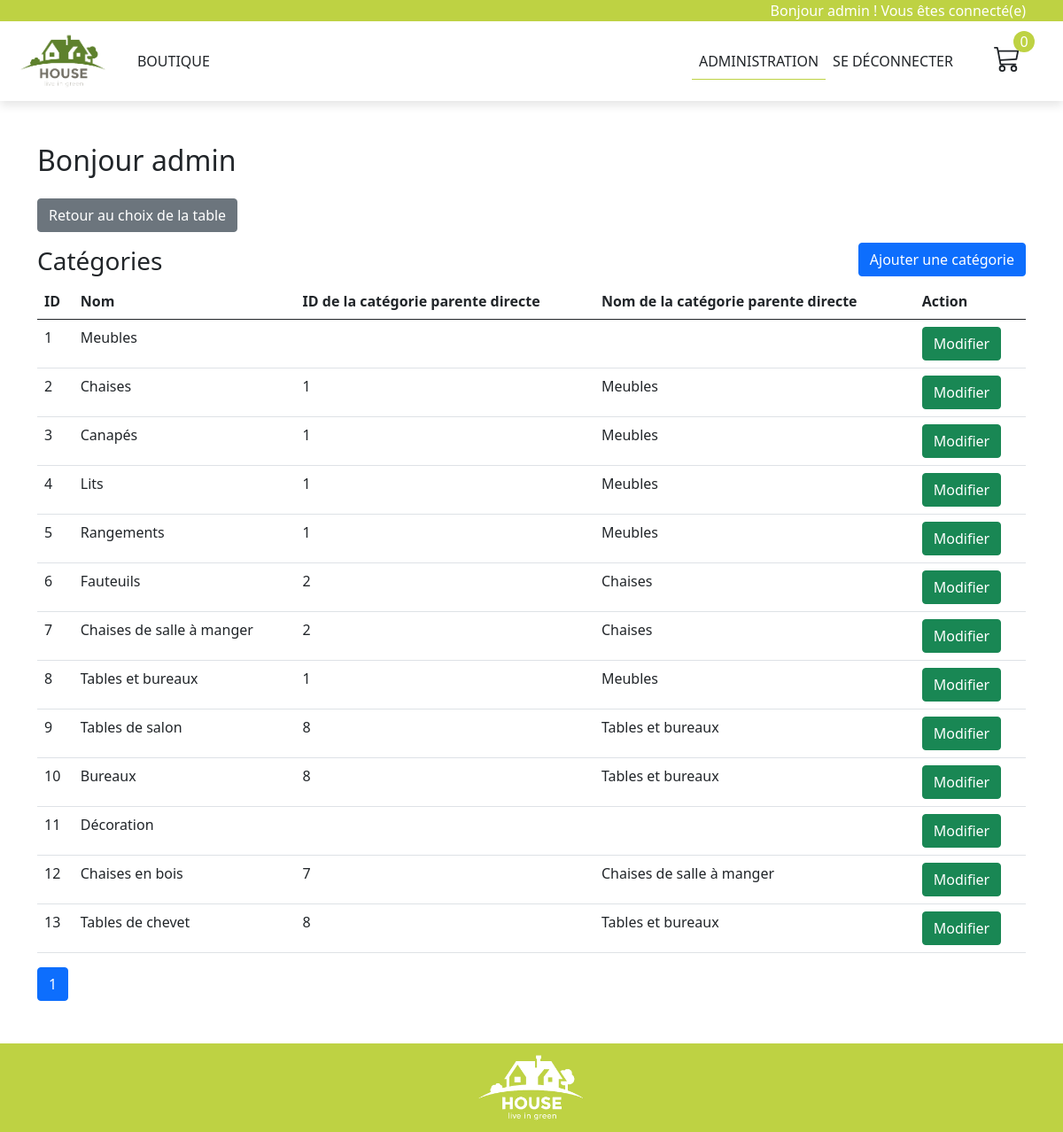
/admin.php?table=categories (signed in), run on the app's committed database.
### tables this page shows
CREATE TABLE `categories` (
  `id` int(11) NOT NULL,
  `name` varchar(255) DEFAULT NULL,
  `parent_id` int(11) DEFAULT NULL
);

### core/Database.php (called while the page is built, shortened)
<?php
class Database {
    protected $dbUser;
    protected $dbPassword;
    protected $dsn;
    protected $dbConnection = NULL;
    protected $errorLogFile;
    public function __construct() {
        $this->dbUser = DB_USER;
        $this->dbPassword = DB_PASSWORD;
        $this->dsn = 'mysql:host=' . DB_HOST . ';dbname=' . DB_NAME . ';port=' . DB_PORT . ';charset=UTF8';
        $this->errorLogFile = 'myShopErrors.log';
    }
    public function connect() {
        try {
            $connection = new PDO($this->dsn, $this->dbUser, $this->dbPassword);
            $connection->setAttribute(PDO::ATTR_ERRMODE, PDO::ERRMODE_EXCEPTION);
            $this->dbConnection = $connection;
        }
        catch (PDOException $e) {
            error_log($e->getMessage() . "\n", 3, $this->errorLogFile);
            echo 'PDO ERROR: more info in ' . $this->errorLogFile . "\n";
        }
        return $this;
    }
    public function getCategories($count = 20, $start = 0) {
        $req = $this->dbConnection->prepare('SELECT * FROM categories ORDER BY id LIMIT ' . $count . ' OFFSET ' . $start);
        $req->execute();
        return $req->fetchAll(PDO::FETCH_ASSOC);
    }
    public function getCountCategories() {
            $req = $this->dbConnection->prepare('SELECT COUNT(*) FROM categories');
            $req->execute();
            $number = $req->fetch(PDO::FETCH_NUM);
            return intval($number[0]);
        }
    public function getCategory($id) {
        $req = $this->dbConnection->prepare('SELECT * FROM categories WHERE id = ?');
        $req->execute(array($id));
        if($result = $req->fetch(PDO::FETCH_ASSOC)) {
            return $result;
        } else {
            return false;
        }
    }
}

### admin.php (the view, shortened to what this page needs)
<?php
    $dbAdmin = new DBAdministrator();
    $dbAdmin->connect();
?>
<!DOCTYPE HTML>
<html lang="fr">
    <head>
        <?php require 'includes/head-inc.php'; ?>
    </head>
    <body>
        <?php require 'includes/layouts/header-inc.php'; ?>
        <main>
        <div class="container">
            <h2 class="my-4">Bonjour <?= $_SESSION['username'] ?></h2>
        </div>
        <?php if($_GET['table'] == 'users') { ?>
        <div class="container">
            <a href="admin.php" class="btn btn-secondary mb-2">Retour au choix de la table</a>
            <h3 class="my-2">Utilisateurs</h3>
            <div class="table-responsive">
                <table class="table table-hover">
                    <thead>
                        <tr>
                            <th scope="col">ID</th>
                            <th scope="col">Nom</th>
                            <th scope="col">e-mail</th>
                            <th scope="col">Role</th>
                            <th scope="col">Action</th>
                        </tr>
                    </thead>
                    <tbody>
                    <?php
                        $usersPerPage = 20;
                        $numberOfUsers = $dbAdmin->getCountUsers();
                        $numberOfPages = $numberOfUsers / $usersPerPage;
                        if(!is_int($numberOfPages)) {
                            $numberOfPages = floor($numberOfPages) + 1;
                        }
                        if(isset($_GET['page'])) {
                            $offset = ($_GET['page'] - 1) * $usersPerPage;
                        } else {
                            $offset = 0;
                        }
                        $users = $dbAdmin->getUsers($usersPerPage, $offset);
                        foreach($users as $user) {
                            echo '<tr>';
                            echo '<td>' . $user['id'] . '</td>';
                            echo '<td>' . $user['username'] . '</td>' ;
                            echo '<td>' . $user['email'] . '</td>' ;
                            if ($user['admin'] == 1) {
                                echo '<td> ADM </td>';
                            } else {
                                echo '<td></td>';
                            }
                            echo '<td>
                                <a href="edit-user.php?id=' . $user['id'] . '" class="btn btn-success">Modifier</a>
                                <a href="delete.php?id=' . $user['id'] . '&table=users" class="btn btn-danger">Supprimer</a>
                            </td>';
                            echo '</tr>' ;
                        }
                    ?>
                    </tbody>
                </table>
            </div>
            <nav aria-label="Navigation table users">
                <ul class="pagination flex-wrap">
                    <?php for($i = 1; $i <= $numberOfPages; $i++) {
                        echo '<li class="page-item';
                        if ($_GET['page'] == $i || (!isset($_GET['page']) && $i == 1)) {
                            echo ' active';
                        }
                        echo'"><a class="page-link" href="admin.php?table=users&page=' . $i. '">' . $i . '</a></li>';
                    }?>
                </ul>
            </nav>
        </div>
        <?php } elseif($_GET['table'] == 'categories') { ?>
        <div class="container">
            <a href="admin.php" class="btn btn-secondary mb-2">Retour au choix de la table</a>
            <div class="d-flex justify-content-between align-items-end">
                <h3 class="my-2">Catégories</h3>
                <a href="edit-category.php" class="btn btn-primary mb-2">Ajouter une catégorie</a>
            </div>
            <div class="table-responsive">
                <table class="table table-hover">
                    <thead>
                        <tr>
                            <th scope="col">ID</th>
                            <th scope="col">Nom</th>
                            <th scope="col">ID de la catégorie parente directe</th>
                            <th scope="col">Nom de la catégorie parente directe</th>
                            <th scope="col">Action</th>
                        </tr>
                    </thead>
                    <tbody>
                    <?php $categoriesPerPage = 20;
                        $numberOfCategories = $dbAdmin->getCountCategories();
                        $numberOfPages = $numberOfCategories / $categoriesPerPage;
                        if(!is_int($numberOfPages)) {
                            $numberOfPages = floor($numberOfPages) + 1;
                        }
                        if(isset($_GET['page'])) {
                            $offset = ($_GET['page'] - 1) * $categoriesPerPage;
                        } else {
                            $offset = 0;
                        }
                        $categories = $dbAdmin->getCategories($categoriesPerPage, $offset);
                        foreach($categories as $category) {
                            echo '<tr>';
                            echo '<td>' . $category['id'] . '</td>';
                            echo '<td>' . $category['name'] . '</td>' ;
                            echo '<td>' . $category['parent_id'] . '</td>' ;
                            echo '<td>' . $dbAdmin->getCategory($category['parent_id'])['name'] . '</td>' ;
                            echo '<td>
                                <a href="edit-category.php?id=' . $category['id'] . '" class="btn btn-success">Modifier</a></td>';
                            echo '</tr>' ;
                        }
                    ?>
                    </tbody>
                </table>
            </div>
            <nav aria-label="Navigation table categories">
                <ul class="pagination flex-wrap">
                    <?php for($i = 1; $i <= $numberOfPages; $i++) {
                        echo '<li class="page-item';
                        if ($_GET['page'] == $i || (!isset($_GET['page']) && $i == 1)) {
                            echo ' active';
                        }
                        echo '"><a class="page-link" href="admin.php?table=categories&page=' . $i. '">' . $i . '</a></li>';
                    }?>
                </ul>
            </nav>
        </div>
        <?php } ?>
        </main>
        <?php require 'includes/layouts/footer-inc.php'; ?>
    </body>
</html>

### assets/css/app.css (style rules this page uses)
html, body { height: 100%; }
main { min-height: calc(100vh - 100px - 114px - 96px); }

### data on the page
categories: id "1", name "Meubles"
categories: id "2", name "Chaises", parent "1", Category "Meubles"
categories: id "3", name "Canapés", parent "1", Category "Meubles"
categories: id "4", name "Lits", parent "1", Category "Meubles"
categories: id "5", name "Rangements", parent "1", Category "Meubles"
categories: id "6", name "Fauteuils", parent "2", Category "Chaises"
categories: id "7", name "Chaises de salle à manger", parent "2", Category "Chaises"
categories: id "8", name "Tables et bureaux", parent "1", Category "Meubles"
categories: id "9", name "Tables de salon", parent "8", Category "Tables et bureaux"
categories: id "10", name "Bureaux", parent "8", Category "Tables et bureaux"
categories: id "11", name "Décoration"
categories: id "12", name "Chaises en bois", parent "7", Category "Chaises de salle à manger"
categories: id "13", name "Tables de chevet", parent "8", Category "Tables et bureaux"

### other printed values
$_SESSION['username'] "admin"
